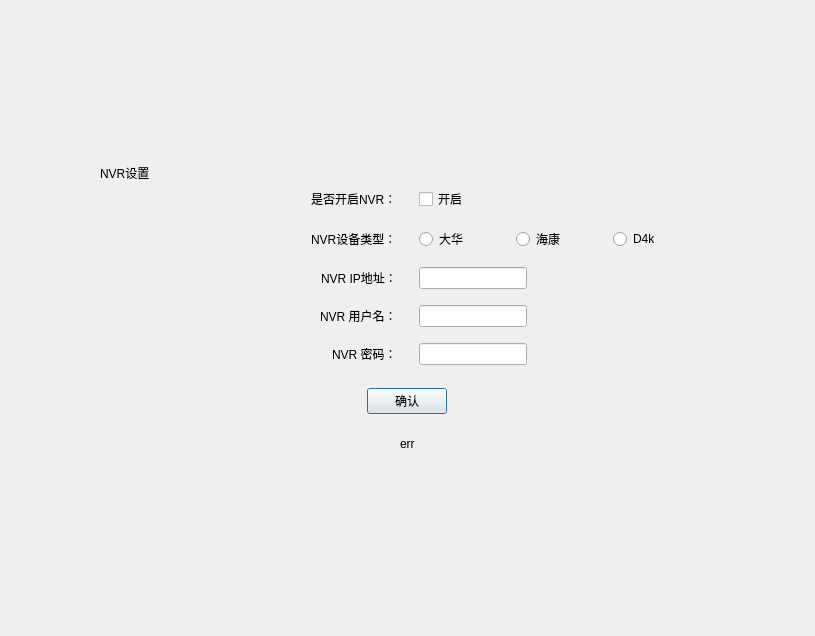
<?xml version="1.0" encoding="UTF-8"?>
<ui version="4.0">
 <class>CDlgNvrConfigClass</class>
 <widget class="QDialog" name="CDlgNvrConfigClass">
  <property name="geometry">
   <rect>
    <x>0</x>
    <y>0</y>
    <width>815</width>
    <height>636</height>
   </rect>
  </property>
  <property name="windowTitle">
   <string>CDlgNvrConfig</string>
  </property>
  <layout class="QVBoxLayout" name="verticalLayout">
   <property name="spacing">
    <number>0</number>
   </property>
   <property name="leftMargin">
    <number>0</number>
   </property>
   <property name="topMargin">
    <number>0</number>
   </property>
   <property name="rightMargin">
    <number>0</number>
   </property>
   <property name="bottomMargin">
    <number>0</number>
   </property>
   <item>
    <widget class="QWidget" name="widget" native="true">
     <property name="styleSheet">
      <string notr="true"/>
     </property>
     <layout class="QVBoxLayout" name="verticalLayout_2">
      <property name="spacing">
       <number>1</number>
      </property>
      <property name="leftMargin">
       <number>100</number>
      </property>
      <property name="rightMargin">
       <number>100</number>
      </property>
      <item>
       <spacer name="verticalSpacer">
        <property name="orientation">
         <enum>Qt::Vertical</enum>
        </property>
        <property name="sizeHint" stdset="0">
         <size>
          <width>20</width>
          <height>40</height>
         </size>
        </property>
       </spacer>
      </item>
      <item>
       <widget class="QWidget" name="widget_10" native="true">
        <property name="styleSheet">
         <string notr="true">background:none;</string>
        </property>
        <layout class="QHBoxLayout" name="horizontalLayout_3">
         <property name="spacing">
          <number>0</number>
         </property>
         <property name="leftMargin">
          <number>0</number>
         </property>
         <property name="topMargin">
          <number>0</number>
         </property>
         <property name="rightMargin">
          <number>0</number>
         </property>
         <property name="bottomMargin">
          <number>0</number>
         </property>
         <item>
          <widget class="QLabel" name="label_t1">
           <property name="styleSheet">
            <string notr="true"/>
           </property>
           <property name="text">
            <string>NVR设置</string>
           </property>
          </widget>
         </item>
        </layout>
       </widget>
      </item>
      <item>
       <widget class="QWidget" name="widget_7" native="true">
        <property name="styleSheet">
         <string notr="true">background:none;</string>
        </property>
        <layout class="QHBoxLayout" name="horizontalLayout">
         <property name="spacing">
          <number>0</number>
         </property>
         <property name="leftMargin">
          <number>0</number>
         </property>
         <property name="topMargin">
          <number>0</number>
         </property>
         <property name="rightMargin">
          <number>0</number>
         </property>
         <property name="bottomMargin">
          <number>0</number>
         </property>
         <item alignment="Qt::AlignRight">
          <widget class="QWidget" name="widget_8" native="true">
           <layout class="QHBoxLayout" name="horizontalLayout_2">
            <property name="topMargin">
             <number>4</number>
            </property>
            <item>
             <widget class="QLabel" name="label_t2">
              <property name="text">
               <string>是否开启NVR：</string>
              </property>
             </widget>
            </item>
           </layout>
          </widget>
         </item>
         <item alignment="Qt::AlignLeft">
          <widget class="QWidget" name="widget_9" native="true">
           <layout class="QHBoxLayout" name="horizontalLayout_4">
            <property name="topMargin">
             <number>4</number>
            </property>
            <item>
             <widget class="QCheckBox" name="boxNvrEna">
              <property name="styleSheet">
               <string notr="true"/>
              </property>
              <property name="text">
               <string>开启</string>
              </property>
             </widget>
            </item>
           </layout>
          </widget>
         </item>
        </layout>
       </widget>
      </item>
      <item>
       <widget class="QWidget" name="widget_6" native="true">
        <property name="styleSheet">
         <string notr="true">background:none;</string>
        </property>
        <layout class="QHBoxLayout" name="horizontalLayout_5">
         <property name="spacing">
          <number>0</number>
         </property>
         <property name="leftMargin">
          <number>0</number>
         </property>
         <property name="topMargin">
          <number>0</number>
         </property>
         <property name="rightMargin">
          <number>0</number>
         </property>
         <property name="bottomMargin">
          <number>0</number>
         </property>
         <item alignment="Qt::AlignRight">
          <widget class="QWidget" name="widget_11" native="true">
           <layout class="QHBoxLayout" name="horizontalLayout_6">
            <property name="topMargin">
             <number>4</number>
            </property>
            <item>
             <widget class="QLabel" name="label_t3">
              <property name="text">
               <string>NVR设备类型：</string>
              </property>
             </widget>
            </item>
           </layout>
          </widget>
         </item>
         <item>
          <widget class="QWidget" name="widget_12" native="true">
           <layout class="QHBoxLayout" name="horizontalLayout_7">
            <property name="topMargin">
             <number>4</number>
            </property>
            <item>
             <widget class="QRadioButton" name="boxNvrDh">
              <property name="text">
               <string>大华</string>
              </property>
             </widget>
            </item>
            <item>
             <widget class="QRadioButton" name="boxNvrHik">
              <property name="text">
               <string>海康</string>
              </property>
             </widget>
            </item>
            <item>
             <widget class="QRadioButton" name="boxNvrD4k">
              <property name="text">
               <string>D4k</string>
              </property>
             </widget>
            </item>
           </layout>
          </widget>
         </item>
        </layout>
       </widget>
      </item>
      <item>
       <widget class="QWidget" name="widget_5" native="true">
        <property name="styleSheet">
         <string notr="true">background:none;</string>
        </property>
        <layout class="QHBoxLayout" name="horizontalLayout_21">
         <property name="spacing">
          <number>0</number>
         </property>
         <property name="leftMargin">
          <number>0</number>
         </property>
         <property name="topMargin">
          <number>0</number>
         </property>
         <property name="rightMargin">
          <number>0</number>
         </property>
         <property name="bottomMargin">
          <number>0</number>
         </property>
         <item alignment="Qt::AlignRight">
          <widget class="QWidget" name="widget_19" native="true">
           <layout class="QHBoxLayout" name="horizontalLayout_19">
            <property name="topMargin">
             <number>4</number>
            </property>
            <item alignment="Qt::AlignRight">
             <widget class="QLabel" name="label_t4">
              <property name="text">
               <string>NVR IP地址：</string>
              </property>
             </widget>
            </item>
           </layout>
          </widget>
         </item>
         <item alignment="Qt::AlignLeft">
          <widget class="QWidget" name="widget_20" native="true">
           <layout class="QHBoxLayout" name="horizontalLayout_20">
            <property name="topMargin">
             <number>4</number>
            </property>
            <item>
             <widget class="QLineEdit" name="NvrIp"/>
            </item>
           </layout>
          </widget>
         </item>
        </layout>
       </widget>
      </item>
      <item>
       <widget class="QWidget" name="widget_2" native="true">
        <property name="styleSheet">
         <string notr="true">background:none;</string>
        </property>
        <layout class="QHBoxLayout" name="horizontalLayout_10">
         <property name="spacing">
          <number>0</number>
         </property>
         <property name="leftMargin">
          <number>0</number>
         </property>
         <property name="topMargin">
          <number>0</number>
         </property>
         <property name="rightMargin">
          <number>0</number>
         </property>
         <property name="bottomMargin">
          <number>0</number>
         </property>
         <item alignment="Qt::AlignRight">
          <widget class="QWidget" name="widget_14" native="true">
           <layout class="QHBoxLayout" name="horizontalLayout_9">
            <property name="topMargin">
             <number>4</number>
            </property>
            <item alignment="Qt::AlignRight">
             <widget class="QLabel" name="label_t5">
              <property name="text">
               <string>NVR 用户名：</string>
              </property>
             </widget>
            </item>
           </layout>
          </widget>
         </item>
         <item alignment="Qt::AlignLeft">
          <widget class="QWidget" name="widget_13" native="true">
           <layout class="QHBoxLayout" name="horizontalLayout_8">
            <property name="topMargin">
             <number>4</number>
            </property>
            <item>
             <widget class="QLineEdit" name="NvrName"/>
            </item>
           </layout>
          </widget>
         </item>
        </layout>
       </widget>
      </item>
      <item>
       <widget class="QWidget" name="widget_3" native="true">
        <property name="styleSheet">
         <string notr="true">background:none;</string>
        </property>
        <layout class="QHBoxLayout" name="horizontalLayout_13">
         <property name="spacing">
          <number>0</number>
         </property>
         <property name="leftMargin">
          <number>0</number>
         </property>
         <property name="topMargin">
          <number>0</number>
         </property>
         <property name="rightMargin">
          <number>0</number>
         </property>
         <property name="bottomMargin">
          <number>0</number>
         </property>
         <item alignment="Qt::AlignRight">
          <widget class="QWidget" name="widget_15" native="true">
           <layout class="QHBoxLayout" name="horizontalLayout_11">
            <property name="topMargin">
             <number>4</number>
            </property>
            <item alignment="Qt::AlignRight">
             <widget class="QLabel" name="label_t6">
              <property name="text">
               <string>NVR 密码：</string>
              </property>
             </widget>
            </item>
           </layout>
          </widget>
         </item>
         <item alignment="Qt::AlignLeft">
          <widget class="QWidget" name="widget_16" native="true">
           <layout class="QHBoxLayout" name="horizontalLayout_12">
            <property name="topMargin">
             <number>4</number>
            </property>
            <item>
             <widget class="QLineEdit" name="NvrPwd"/>
            </item>
           </layout>
          </widget>
         </item>
        </layout>
       </widget>
      </item>
      <item>
       <widget class="QWidget" name="widget_21" native="true">
        <property name="styleSheet">
         <string notr="true">background:none;</string>
        </property>
        <layout class="QVBoxLayout" name="verticalLayout_3">
         <property name="spacing">
          <number>0</number>
         </property>
         <property name="leftMargin">
          <number>0</number>
         </property>
         <property name="topMargin">
          <number>0</number>
         </property>
         <property name="rightMargin">
          <number>0</number>
         </property>
         <property name="bottomMargin">
          <number>0</number>
         </property>
        </layout>
       </widget>
      </item>
      <item>
       <widget class="QWidget" name="widget_23" native="true">
        <property name="styleSheet">
         <string notr="true">background:none;</string>
        </property>
        <layout class="QVBoxLayout" name="verticalLayout_4">
         <property name="spacing">
          <number>1</number>
         </property>
         <property name="topMargin">
          <number>10</number>
         </property>
         <item alignment="Qt::AlignHCenter">
          <widget class="QWidget" name="widget_22" native="true">
           <layout class="QHBoxLayout" name="horizontalLayout_23">
            <property name="topMargin">
             <number>0</number>
            </property>
            <item alignment="Qt::AlignLeft">
             <widget class="QPushButton" name="btnOk">
              <property name="text">
               <string>确认</string>
              </property>
             </widget>
            </item>
           </layout>
          </widget>
         </item>
         <item alignment="Qt::AlignHCenter">
          <widget class="QWidget" name="err_widget" native="true">
           <layout class="QVBoxLayout" name="verticalLayout_5">
            <item>
             <widget class="QLabel" name="err_txt">
              <property name="text">
               <string>err</string>
              </property>
             </widget>
            </item>
           </layout>
          </widget>
         </item>
        </layout>
       </widget>
      </item>
      <item>
       <spacer name="verticalSpacer_2">
        <property name="orientation">
         <enum>Qt::Vertical</enum>
        </property>
        <property name="sizeHint" stdset="0">
         <size>
          <width>20</width>
          <height>20</height>
         </size>
        </property>
       </spacer>
      </item>
     </layout>
    </widget>
   </item>
  </layout>
 </widget>
 <layoutdefault spacing="6" margin="11"/>
 <resources/>
 <connections/>
</ui>
